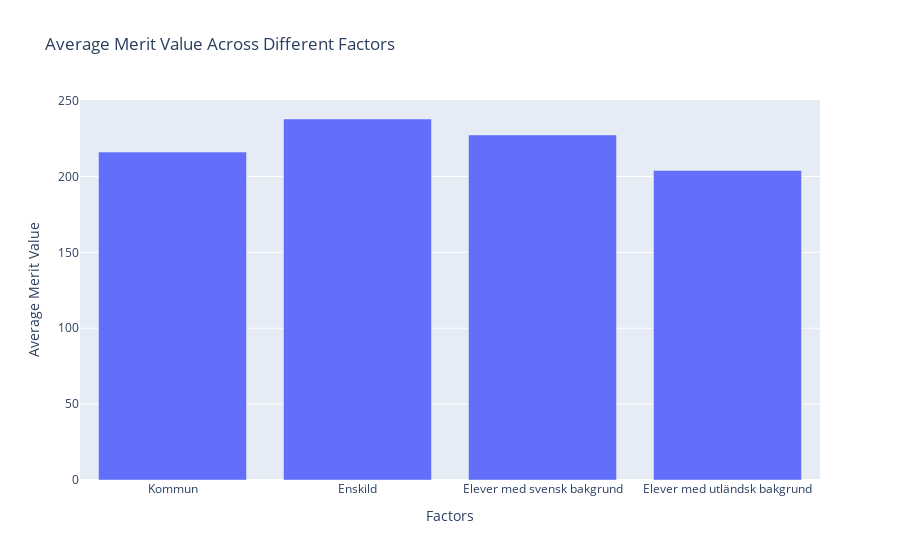

Notebook source saved alongside this figure:
### Code cell
import pandas as pd
import plotly.express as px

# factors that effect the merit value
Factors = ['Kommun', 'Enskild', 'Elever med svensk bakgrund', 'Elever med utländsk bakgrund']

# select merit value from dataframe
data_to_plot = df_students_background[education_mask][["Totalt"]].reset_index()
# 
data_to_plot.columns = ['Factors', 'Average Merit Value']
# assigns the factors in the list
data_to_plot['Factors'] = Factors

# bar chart for all factors
fig = px.bar(data_to_plot, x='Factors', y='Average Merit Value', 
             title='Average Merit Value Across Different Factors',
             labels={'Average Merit Value': 'Average Merit Value'})


fig.show()

### Figure 1 — Plotly figure (JSON) as saved in the notebook; plotly's stock layout.template omitted (floating-point values rounded to 4 significant figures)
{"data": [{"alignmentgroup": "True", "hovertemplate": "Factors=%{x}<br>Average Merit Value=%{y}<extra></extra>", "legendgroup": "", "marker": {"color": "#636efa", "pattern": {"shape": ""}}, "name": "", "offsetgroup": "", "orientation": "v", "showlegend": false, "textposition": "auto", "type": "bar", "x": ["Kommun", "Enskild", "Elever med svensk bakgrund", "Elever med utländsk bakgrund"], "xaxis": "x", "y": [216.1, 237.9, 227.4, 204], "yaxis": "y"}], "layout": {"barmode": "relative", "legend": {"tracegroupgap": 0}, "title": {"text": "Average Merit Value Across Different Factors"}, "xaxis": {"anchor": "y", "domain": [0, 1], "title": {"text": "Factors"}}, "yaxis": {"anchor": "x", "domain": [0, 1], "title": {"text": "Average Merit Value"}}}}
